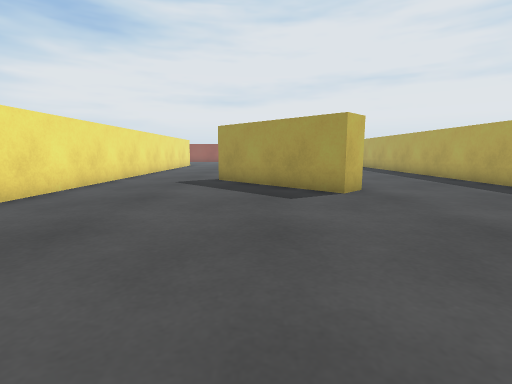
View 1 (above)

23 first-person views from a walk through a scene from a Unity 3-D project. The camera is 0.51 m above the floor, tilts 8° down and sees 85° across. The floor is counted in squares, 0.5 m on a side. Each view is taken from the middle of a square. On the plan, view 1 faces up. The plan holds only what a view shows up to about 11 squares ahead; the rest is blank. The place goes on beyond the plan.

View 2
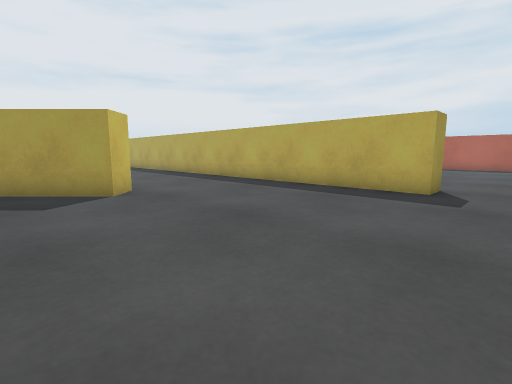

View 3
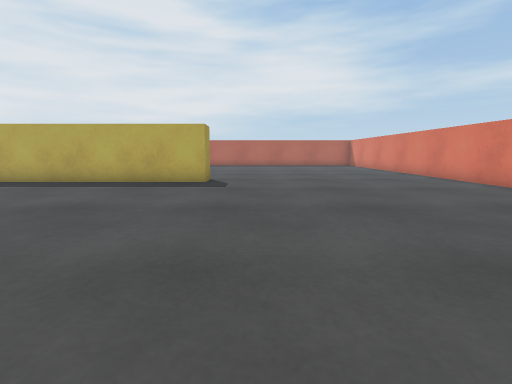

View 4
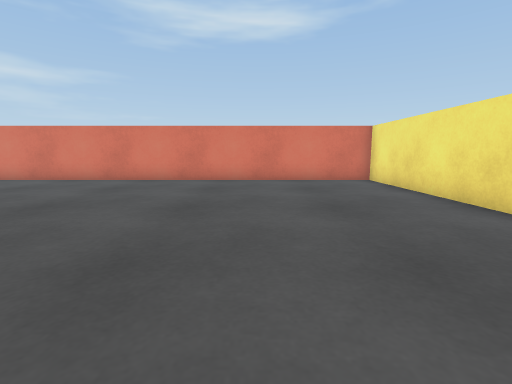

View 5
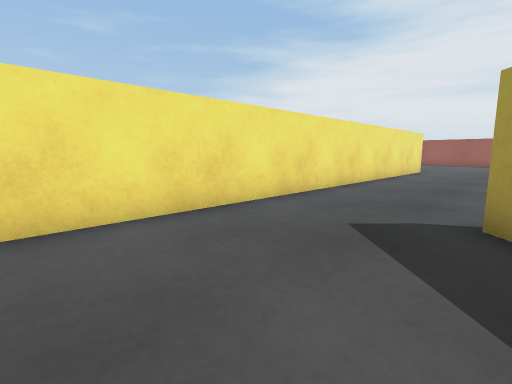

View 6
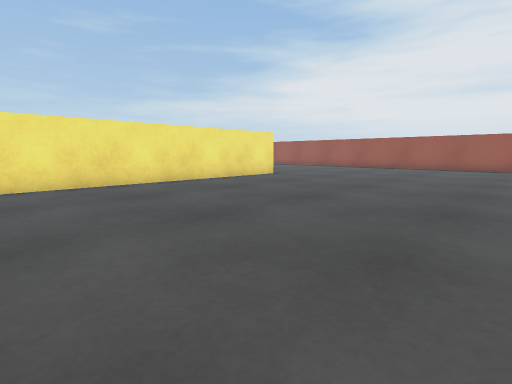

View 7
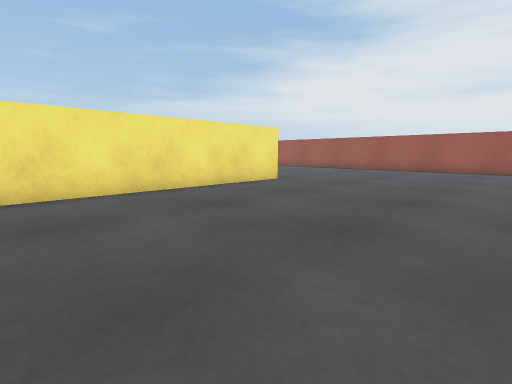

View 8
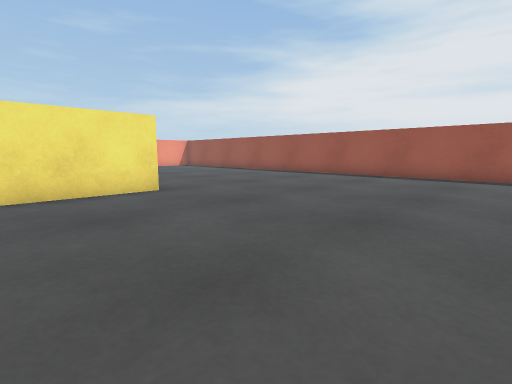

View 9
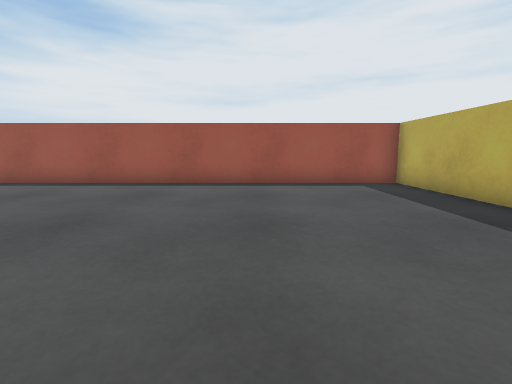

View 10
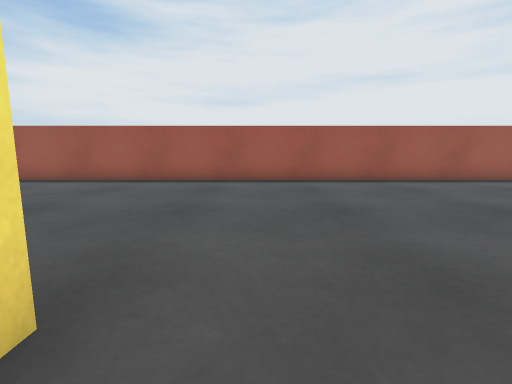

View 11
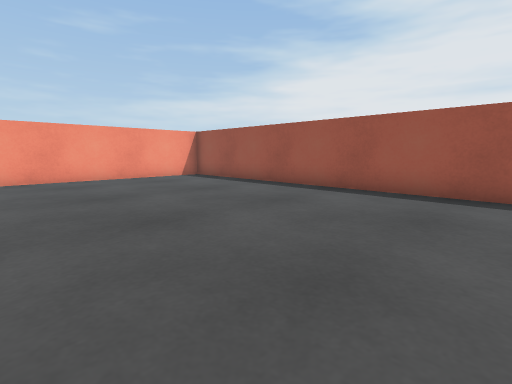

View 12
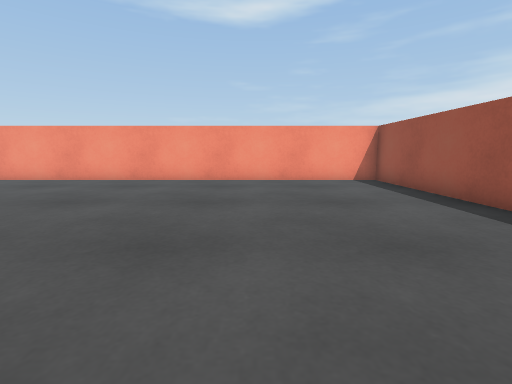

View 13
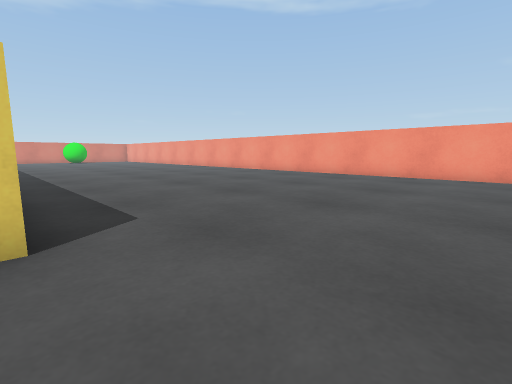

View 14
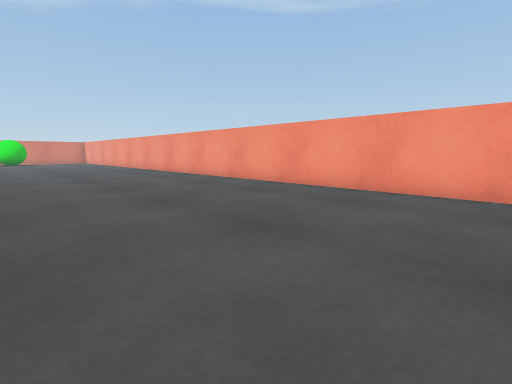

View 15
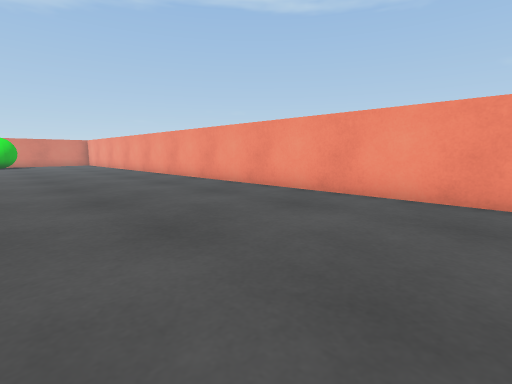

View 16
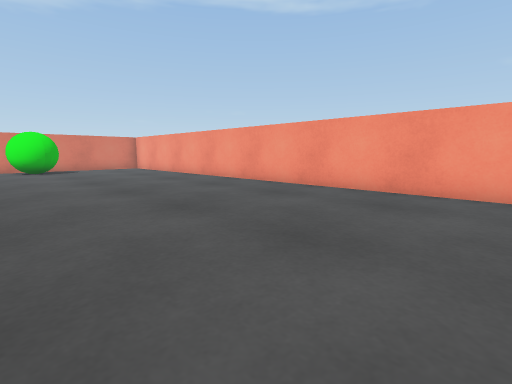

View 17
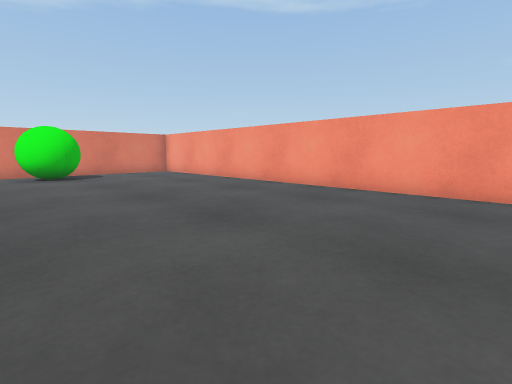

View 18
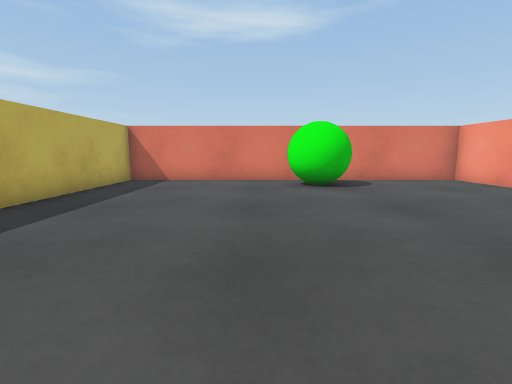

View 19
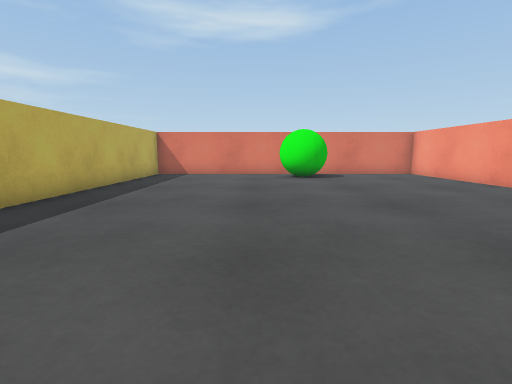

View 20
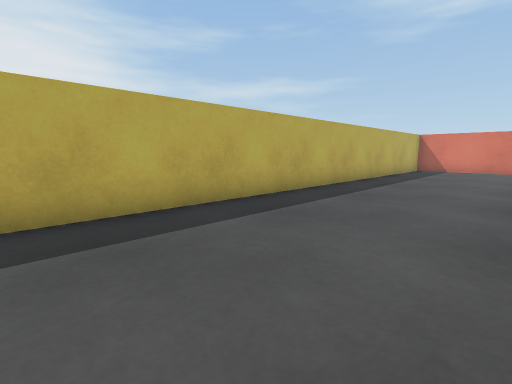

View 21
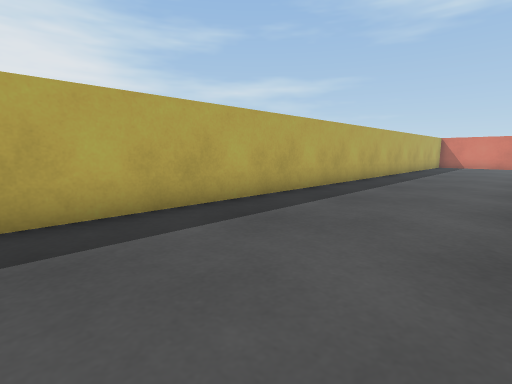

View 22
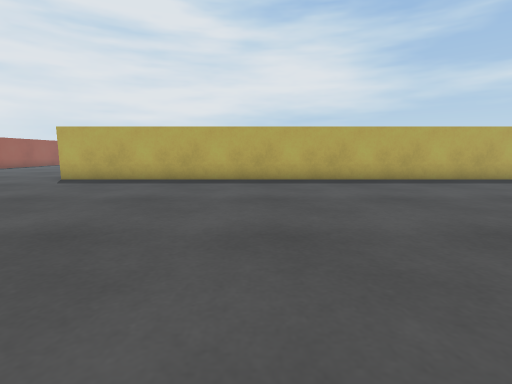

View 23
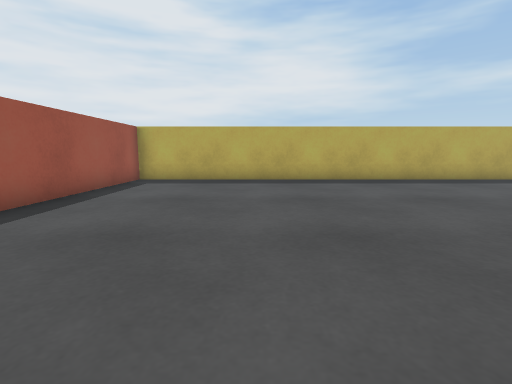

### Floor plan
Points are (right, up) in squares from view 1. A wall is a line through its corners. A room is listed if a view was taken in it or the views show most of it. See-through windows are left out.
Room 1 (views 1, 2, 3, 4, 5, 6, 7, 8, 9, 10, 11, 12, 13, 14, 15, 16, 17, 18, 19, 20, 21, 22, 23)
walls: (3, 7.7) (2.2, 7) (-1.5, 10.6); (-5.3, 22.6) (-5.3, 5.6); (7.8, 17.1) (7.8, 31.5) (-18.5, 31.5) (-18.5, -7.5) (-14.4, -7.5); (-5.3, -1.5) (-5.3, -7.5) (9.3, -7.5); (8.9, 1.8) (7.8, 1.8) (7.8, 11.2); (-12.4, -7.5) (-6.3, -7.5) (-6.3, 22.5)
objects: green ball (-14, -7) to (-12, -5)

Where each view was taken, in squares from view 1:
view 1: 0 up, 0 right, facing up
view 2: 0 up, 0 right, facing up-right
view 3: 0 up, 2 left, facing right
view 4: 3 up, 1 left, facing down
view 5: 6 up, 1 left, facing up-left
view 6: 12 up, 4 right, facing up-left
view 7: 14 up, 2 right, facing up-left
view 8: 19 up, 2 right, facing up-left
view 9: 22 up, 3 right, facing up
view 10: 21 up, 4 left, facing up
view 11: 24 up, 7 left, facing up-left
view 12: 27 up, 8 left, facing left
view 13: 26 up, 6 left, facing down-left
view 14: 23 up, 11 left, facing down-left
view 15: 18 up, 12 left, facing down-left
view 16: 11 up, 11 left, facing down-left
view 17: 7 up, 11 left, facing down-left
view 18: 3 up, 11 left, facing down
view 19: 6 up, 11 left, facing down
view 20: 10 up, 11 left, facing down-right
view 21: 15 up, 11 left, facing down-right
view 22: 15 up, 17 left, facing right
view 23: 27 up, 3 left, facing right
